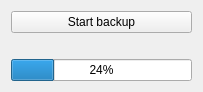
<?xml version="1.0" encoding="UTF-8"?>
<ui version="4.0">
 <class>Notifier</class>
 <widget class="QWidget" name="Notifier">
  <property name="geometry">
   <rect>
    <x>0</x>
    <y>0</y>
    <width>203</width>
    <height>84</height>
   </rect>
  </property>
  <property name="windowTitle">
   <string>Form</string>
  </property>
  <layout class="QVBoxLayout" name="verticalLayout">
   <item>
    <widget class="QPushButton" name="startBackupButton">
     <property name="text">
      <string>Start backup</string>
     </property>
    </widget>
   </item>
   <item>
    <widget class="QLabel" name="notificationMessage">
     <property name="text">
      <string/>
     </property>
    </widget>
   </item>
   <item>
    <widget class="QProgressBar" name="backupProgress">
     <property name="value">
      <number>24</number>
     </property>
    </widget>
   </item>
  </layout>
 </widget>
 <resources/>
 <connections/>
</ui>
